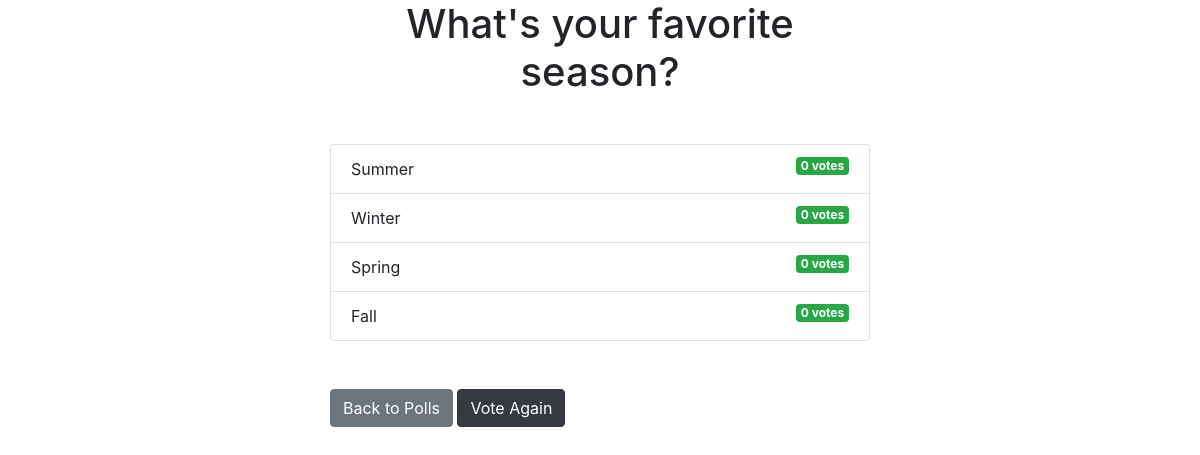
The page /polls/1/results on the database as committed earlier.
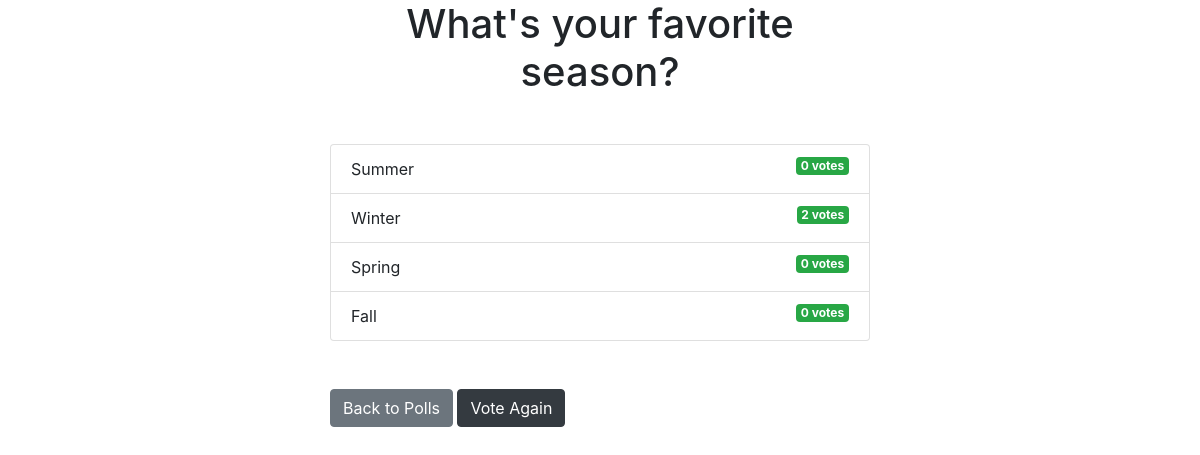
The same page on the database as committed later.
### polls/models.py (models this page shows, shortened)
class Question(models.Model):
    question_text = models.CharField(max_length=200)
    pub_date = models.DateTimeField('date published')

class Choice(models.Model):
    question = models.ForeignKey(Question, on_delete=models.CASCADE)
    choice_text = models.CharField(max_length=200)
    votes = models.IntegerField(default=0)

### polls/views.py (the view)
# urls.py: path('<int:question_id>/results', views.results, name='results'),
def results(request, question_id):
    question = get_object_or_404(Question, pk=question_id)
    return render(request, 'polls/results.html', {'question':question})

### templates/polls/results.html
{% extends 'base.html' %}
{% block content %}
<h1 class="mb-5 text-center">{{ question.question_text }}</h1>
<ul class="list-group mb-5">
    {% for choice in question.choice_set.all %}
    <li class="list-group-item">
        {{ choice.choice_text }} <span class="badge badge-success float-right">
            {{ choice.votes }} vote{{ choice.votes | pluralize }}
        </span>
    </li>
    {% endfor %}
</ul>
<a href="{% url 'polls:index' %}" class="btn btn-secondary">Back to Polls</a>
<a href="{% url 'polls:detail' question.id %}" class="btn btn-dark">Vote Again</a>
{% endblock %}

### templates/base.html (shortened to what this page needs)
<!DOCTYPE html>
<html lang="en">
    <head>
        <link rel="stylesheet" href="https://stackpath.bootstrapcdn.com/bootstrap/4.3.1/css/bootstrap.min.css"
>
    </head>
    <body>
        <div class="container">
            <div class="row">
                <div class="col-md-6 m-auto">
                    {% block content %}{% endblock %}
                </div>
            </div>
        </div>
    </body>
</html>

Rows that differ between the two databases and show on the page:
changed Choice "Winter": votes "0" → "2"
